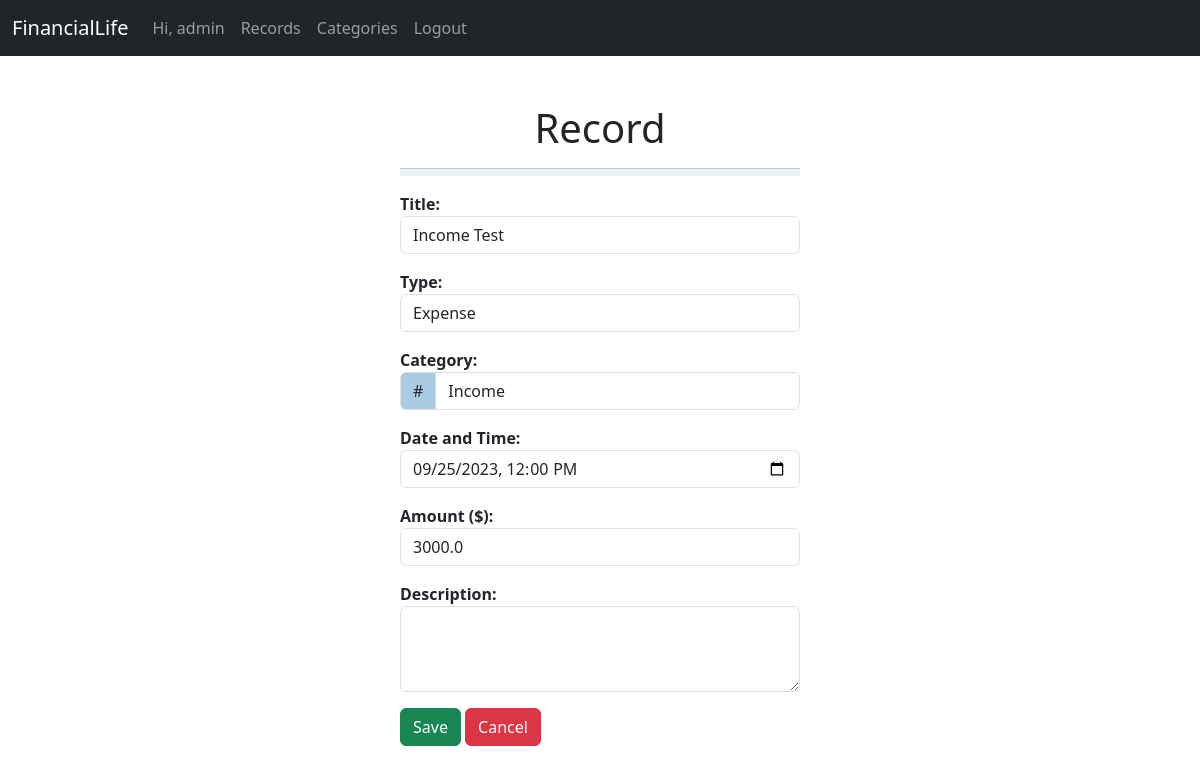
Page /records/13/edit (signed in) on the committed database.
### records/models.py (models this page shows)
class Record(models.Model):
    title = models.CharField(max_length=50)
    datetime = models.DateTimeField()
    description = models.TextField(default="")
    value = models.FloatField(default=0, validators=[MinValueValidator(0.0)])
    is_income = models.BooleanField(default=False)
    category = models.ForeignKey(Category, on_delete=models.SET_NULL, null=True)
    user = models.ForeignKey(User, on_delete=models.CASCADE)
    created_at = models.DateTimeField(auto_now_add=True)
    updated_at = models.DateTimeField(auto_now=True)

### records/views.py (the view, shortened to what this page needs)
# urls.py: path('<int:record_id>/edit', RecordView.as_view(), name='edit_record'),
class RecordView(View):
    def get(self, request, record_id=None):
        try:
            if not request.user.is_authenticated:
                raise NotAuthenticated()
            categories = Category.objects.filter(user=request.user)
            if not categories.exists():
                raise Category.DoesNotExist()
            record = Record() if record_id == None else Record.objects.filter(user=request.user).get(id=record_id)
            form = RecordForm(instance=record, categories=categories)
            context = {
                'form': form,
                'categories': categories.values('name', 'color'),
                'record_id': record_id
            }
            return render(request, 'record.html', context)
        except NotAuthenticated:
            return redirect('/accounts/login')
        except Record.DoesNotExist:
            messages.error(request, 'Error, invalid record')
            return redirect('/records/')
        except Category.DoesNotExist:
            messages.warning(request, 'You have not registered any category, please add one first.')
            return redirect('/records/categories/register')

### records/models.py (called while the page is built)
    def __str__(self) -> str:
        return self.name

### records/templates/record.html (shortened to what this page needs)
{% extends "base.html" %}
{% block content %}
<div class="mx-auto col-10 col-md-4">
    <div>
        <h1 id="record-title" style="text-align: center;">Record</h1>
    </div>
    <hr id="line" style="height: 1%;">
    <form class="form-horizontal" method="post" {%if record_id %} action="/records/{{record_id}}/edit" {%else%} action="/records/register" {%endif%}>
        <div class="form-group mb-3">
            <b>{{ form.title.label_tag }}</b>
            {{ form.title }}
        </div>
        <div class="form-group mb-3">
            <b>{{ form.is_income.label_tag }}</b>
            {{ form.is_income }}
        </div>
        <div class="form-group mb-3">
            <b>{{ form.category.label_tag }}</b>
            <div class="input-group mb-3">
                <span class="input-group-text" id="id_category_span">#</span>
                {{ form.category }}
            </div>
        </div>
        <div class="form-group mb-3">
            <b>{{ form.datetime.label_tag }}</b>
            {{ form.datetime }}
        </div>
        <div class="form-group mb-3">
            <b>{{ form.value.label_tag }}</b>
            {{ form.value }}
        </div>
        <div class="form-group mb-3">
            <b>{{ form.description.label_tag }}</b>
            {{ form.description }}
        </div>
        <button type="submit" class="btn btn-success">Save</button>
        <a class="btn btn-danger" href="/records/">Cancel</a>
    </form>
</div>
{% endblock %}

### main/templates/base.html (shortened to what this page needs)
<html>
    <head>
        {% load bootstrap5 %}
        {% bootstrap_css %}
    </head>
    <body>
        <nav class="navbar navbar-expand-sm bg-dark navbar-dark sticky-top">
            <div class="container-fluid">
                <a class="navbar-brand" href="/">FinancialLife</a>
                <div class="collapse navbar-collapse" id="collapsibleNavbar">
                    <ul class="navbar-nav">
                        {% if user.is_authenticated%}
                        <li class="nav-item">
                            <a class="nav-link" href="/accounts/profile">Hi, {{user.username}}</a>
                        </li>
                        <li class="nav-item">
                            <a class="nav-link" href="/records/">Records</a>
                        </li>
                        <li class="nav-item">
                            <a class="nav-link" href="/records/categories/">Categories</a>
                        </li>
                        <li class="nav-item">
                            <a class="nav-link" href="/accounts/logout">Logout</a>
                        </li>
                        {% else %}
                        <li class="nav-item">
                            <a class="nav-link" href="/accounts/login">Login</a>
                        </li>
                        {% endif %}
                    </ul>
                </div>
            </div>
        </nav>
        <br>
        <br>
        {% block content %}
        {% endblock %}
        <br>
        <br>
    </body>
</html>

### rows in the picture
Record: title "Income Test", is_income "Expense", category "Income", datetime "09/25/2023 12:00", value "3000.0"

### other values in the picture
{{ user.username }} "admin"
